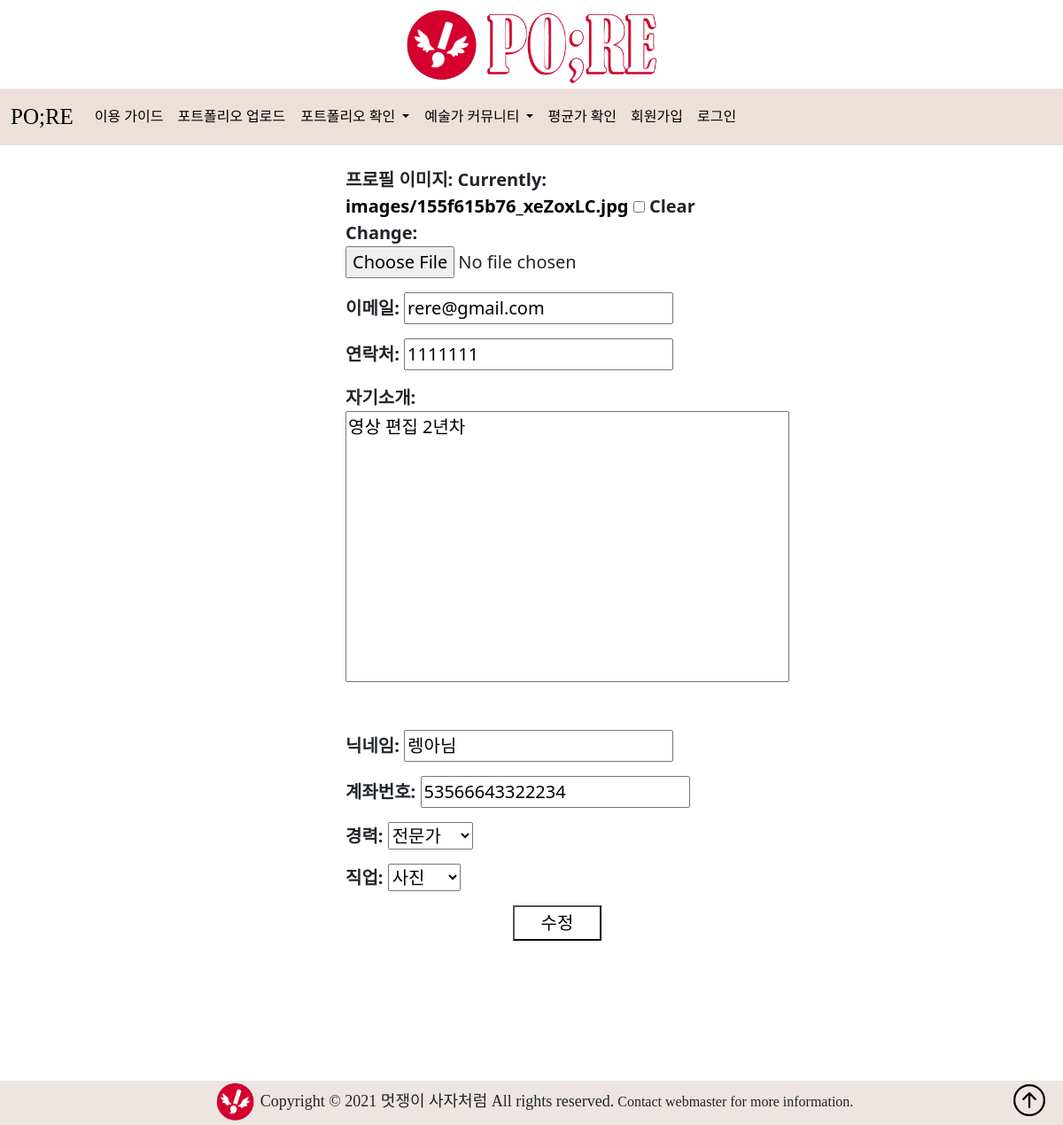
The page /portfolio/profile_update/2 on the database as committed earlier.
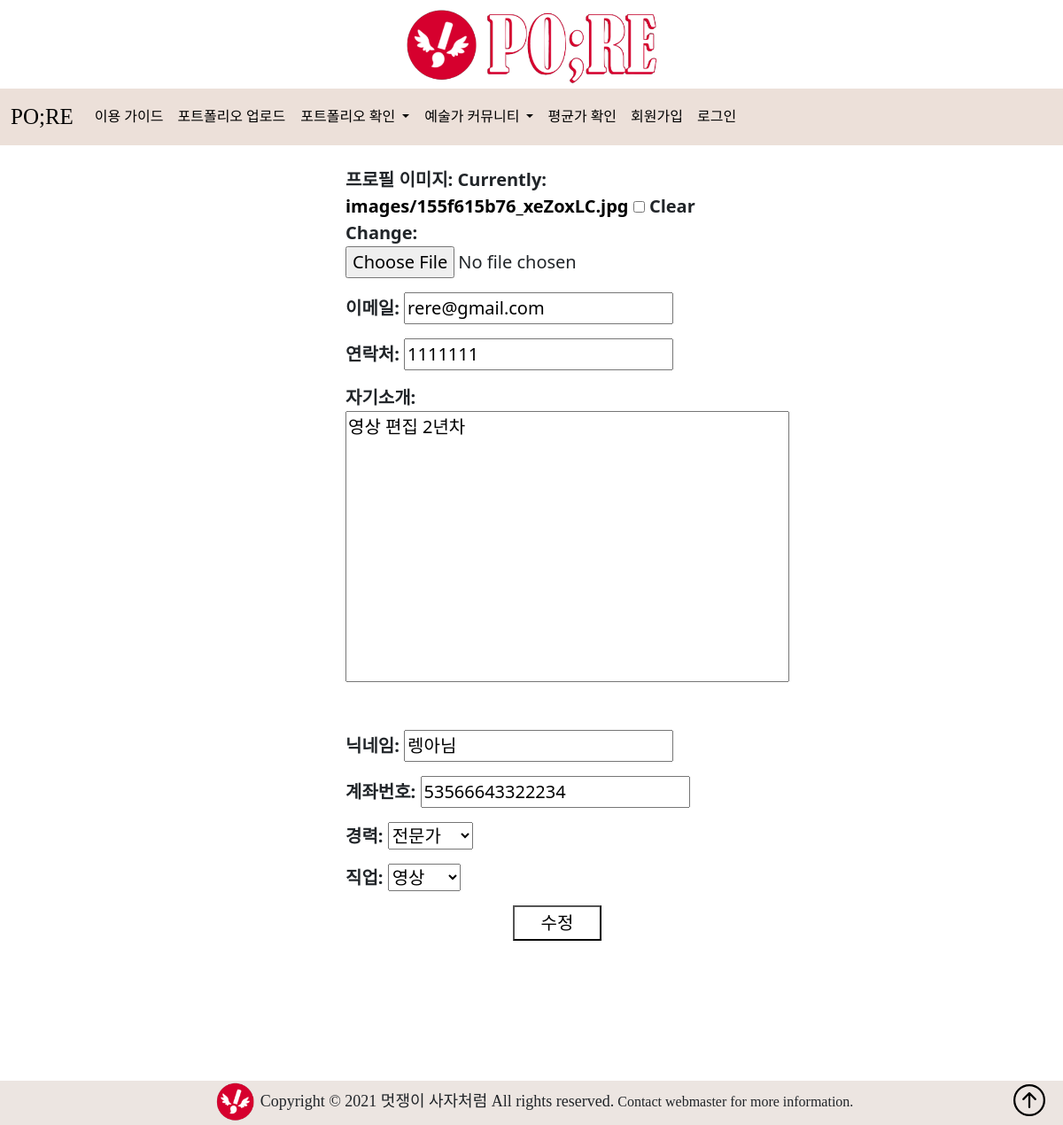
The same page on the database as committed later.
### user/models.py (models this page shows, shortened)
class CustomUser(AbstractUser):
    name = models.CharField(max_length=200)     # username을 id로 사용해서 필요없는 이메일을 사용자 이름으로 변경
    nickname = models.CharField(max_length=200)
    account = models.CharField(max_length=200)
    cr_id = models.ForeignKey(Career, on_delete=models.CASCADE, related_name='users', null=True)
    field_id = models.ForeignKey(Field, on_delete=models.CASCADE, related_name='users', null=True)

### portfolio/views.py (the view)
# urls.py: path('profile_update/<int:id>', views.profile_update, name='profile_update'),
def profile_update(request, id):
    user = get_object_or_404(CustomUser, id=id)
    profile = user.profile
    if request.method == 'POST':
        form = ProfileForm(request.POST, request.FILES, instance=profile)
        info = InfoChangeForm(request.POST, instance=user)
        if form.is_valid() and info.is_valid():
            profile = form.save(commit=False)
            profile.user = request.user
            profile.save()
            info.save()
            return redirect('mypage')
    else:
        form = ProfileForm(instance=profile)
        info = InfoChangeForm(instance=user)
        return render(request, 'portfolio/profile_update.html', {'form':form, 'info':info})

### portfolio/forms.py
class ProfileForm(forms.ModelForm):
    class Meta:
        model = Profile
        fields = ['profile_image', 'email', 'phone_number', 'introduce']
        labels = {
            'profile_image': '프로필 이미지',
            'email': '이메일',
            'phone_number': '연락처',
            'introduce': '자기소개',
        }

class InfoChangeForm(forms.ModelForm):
    class Meta:
        model = CustomUser
        fields = ['nickname', 'account', 'cr_id', 'field_id']
        labels = {
            'nickname': '닉네임',
            'account': '계좌번호',
            'cr_id': '경력',
            'field_id': '직업'
        }

### user/models.py (called while the page is built)
    def __str__(self):
        return self.field_name

    def __str__(self):
        return self.user_ap

### portfolio/templates/portfolio/profile_update.html (shortened to what this page needs)
{% extends 'portfolio/base.html' %}
{% load static %}
{% block content %}
<form method="POST"  enctype="multipart/form-data">
    {{ form.as_p }}<br>
    {{ info.as_p }}
    <button class="add" type="submit">수정</button>
</form>
{% endblock %}

Rows that differ between the two databases and show on the page:
changed CustomUser "렝아님": field_id "사진" → "영상"
